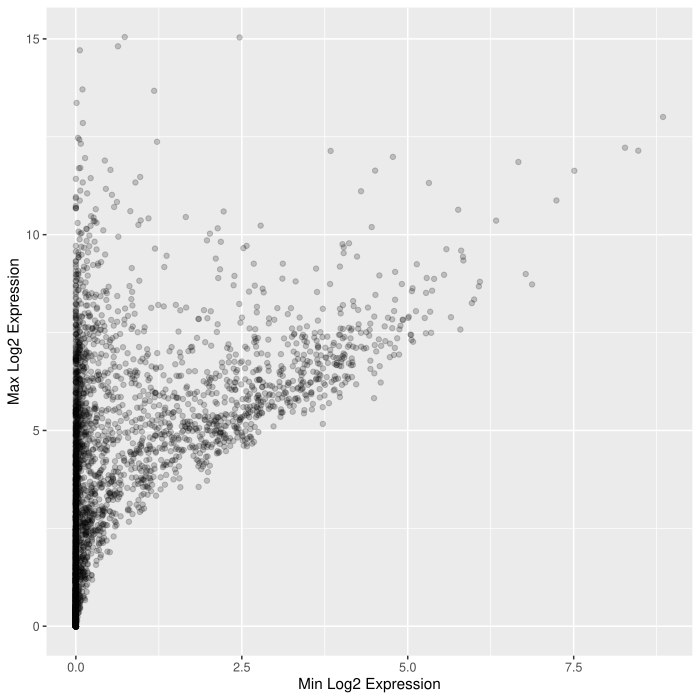

Here is the R script that generated this plot:
library(readr)
library(ggplot2)

args = commandArgs(trailingOnly = TRUE)

data = readr::read_delim(args[1])

# Create plot
p = ggplot(data, aes(x=Min, y=Max)) +
    geom_point(alpha=0.2) +
    xlab("Min Log2 Expression") +
    ylab("Max Log2 Expression")

# Save plot
pdf(args[2])
print(p)
dev.off()
